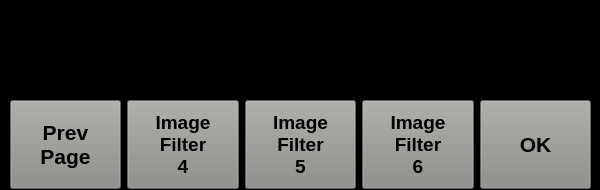
<?xml version="1.0" encoding="UTF-8"?>
<ui version="4.0">
 <class>ImgFiltWindow</class>
 <widget class="QWidget" name="ImgFiltWindow">
  <property name="geometry">
   <rect>
    <x>0</x>
    <y>0</y>
    <width>600</width>
    <height>190</height>
   </rect>
  </property>
  <property name="windowTitle">
   <string>Form</string>
  </property>
  <widget class="QStackedWidget" name="stackedWidget">
   <property name="geometry">
    <rect>
     <x>0</x>
     <y>0</y>
     <width>600</width>
     <height>190</height>
    </rect>
   </property>
   <property name="styleSheet">
    <string notr="true">background-color: rgb(0, 0, 0);</string>
   </property>
   <property name="currentIndex">
    <number>1</number>
   </property>
   <widget class="QWidget" name="main">
    <widget class="QWidget" name="horizontalLayoutWidget_2">
     <property name="geometry">
      <rect>
       <x>10</x>
       <y>100</y>
       <width>588</width>
       <height>89</height>
      </rect>
     </property>
     <layout class="QHBoxLayout" name="horizontalLayout_2">
      <property name="sizeConstraint">
       <enum>QLayout::SetDefaultConstraint</enum>
      </property>
      <item>
       <widget class="QPushButton" name="pb_cancel">
        <property name="sizePolicy">
         <sizepolicy hsizetype="Minimum" vsizetype="MinimumExpanding">
          <horstretch>0</horstretch>
          <verstretch>0</verstretch>
         </sizepolicy>
        </property>
        <property name="minimumSize">
         <size>
          <width>0</width>
          <height>0</height>
         </size>
        </property>
        <property name="font">
         <font>
          <pointsize>16</pointsize>
          <bold>true</bold>
         </font>
        </property>
        <property name="toolTip">
         <string/>
        </property>
        <property name="layoutDirection">
         <enum>Qt::LeftToRight</enum>
        </property>
        <property name="styleSheet">
         <string notr="true">color: rgb(0, 0, 0);
background-color: rgb(136, 138, 133);
text-align: center center
/*border: 1px solid rgb(193, 125, 17) */
/*border-color: rgb(193, 125, 17);
border-radius: 5px
*/</string>
        </property>
        <property name="text">
         <string>Cancel</string>
        </property>
        <property name="icon">
         <iconset resource="resources.qrc">
          <normaloff>:/resources/icons/cancel.png</normaloff>:/resources/icons/cancel.png</iconset>
        </property>
        <property name="iconSize">
         <size>
          <width>40</width>
          <height>40</height>
         </size>
        </property>
        <property name="default">
         <bool>false</bool>
        </property>
       </widget>
      </item>
      <item>
       <widget class="QPushButton" name="pb_img_filt">
        <property name="sizePolicy">
         <sizepolicy hsizetype="Minimum" vsizetype="MinimumExpanding">
          <horstretch>0</horstretch>
          <verstretch>0</verstretch>
         </sizepolicy>
        </property>
        <property name="minimumSize">
         <size>
          <width>0</width>
          <height>0</height>
         </size>
        </property>
        <property name="font">
         <font>
          <pointsize>14</pointsize>
          <bold>true</bold>
         </font>
        </property>
        <property name="toolTip">
         <string/>
        </property>
        <property name="layoutDirection">
         <enum>Qt::LeftToRight</enum>
        </property>
        <property name="styleSheet">
         <string notr="true">color: rgb(0, 0, 0);
background-color: rgb(136, 138, 133);
text-align: center center
/*border: 1px solid rgb(193, 125, 17) */
/*border-color: rgb(193, 125, 17);
border-radius: 5px
*/</string>
        </property>
        <property name="text">
         <string>Mustache</string>
        </property>
        <property name="iconSize">
         <size>
          <width>40</width>
          <height>40</height>
         </size>
        </property>
        <property name="default">
         <bool>false</bool>
        </property>
       </widget>
      </item>
      <item>
       <widget class="QPushButton" name="pb_img_filt_2">
        <property name="sizePolicy">
         <sizepolicy hsizetype="Minimum" vsizetype="MinimumExpanding">
          <horstretch>0</horstretch>
          <verstretch>0</verstretch>
         </sizepolicy>
        </property>
        <property name="minimumSize">
         <size>
          <width>0</width>
          <height>0</height>
         </size>
        </property>
        <property name="font">
         <font>
          <pointsize>14</pointsize>
          <bold>true</bold>
         </font>
        </property>
        <property name="toolTip">
         <string/>
        </property>
        <property name="layoutDirection">
         <enum>Qt::LeftToRight</enum>
        </property>
        <property name="styleSheet">
         <string notr="true">color: rgb(0, 0, 0);
background-color: rgb(136, 138, 133);
text-align: center center
/*border: 1px solid rgb(193, 125, 17) */
/*border-color: rgb(193, 125, 17);
border-radius: 5px
*/</string>
        </property>
        <property name="text">
         <string>Glasses</string>
        </property>
        <property name="iconSize">
         <size>
          <width>40</width>
          <height>40</height>
         </size>
        </property>
        <property name="default">
         <bool>false</bool>
        </property>
       </widget>
      </item>
      <item>
       <widget class="QPushButton" name="pb_img_filt_3">
        <property name="sizePolicy">
         <sizepolicy hsizetype="Minimum" vsizetype="MinimumExpanding">
          <horstretch>0</horstretch>
          <verstretch>0</verstretch>
         </sizepolicy>
        </property>
        <property name="minimumSize">
         <size>
          <width>0</width>
          <height>0</height>
         </size>
        </property>
        <property name="font">
         <font>
          <pointsize>14</pointsize>
          <bold>true</bold>
         </font>
        </property>
        <property name="toolTip">
         <string/>
        </property>
        <property name="layoutDirection">
         <enum>Qt::LeftToRight</enum>
        </property>
        <property name="styleSheet">
         <string notr="true">color: rgb(0, 0, 0);
background-color: rgb(136, 138, 133);
text-align: center center
/*border: 1px solid rgb(193, 125, 17) */
/*border-color: rgb(193, 125, 17);
border-radius: 5px
*/</string>
        </property>
        <property name="text">
         <string>Piggy</string>
        </property>
        <property name="iconSize">
         <size>
          <width>40</width>
          <height>40</height>
         </size>
        </property>
        <property name="default">
         <bool>false</bool>
        </property>
       </widget>
      </item>
      <item>
       <widget class="QPushButton" name="pb_p1_next">
        <property name="sizePolicy">
         <sizepolicy hsizetype="Minimum" vsizetype="MinimumExpanding">
          <horstretch>0</horstretch>
          <verstretch>0</verstretch>
         </sizepolicy>
        </property>
        <property name="minimumSize">
         <size>
          <width>0</width>
          <height>0</height>
         </size>
        </property>
        <property name="font">
         <font>
          <pointsize>14</pointsize>
          <bold>true</bold>
         </font>
        </property>
        <property name="toolTip">
         <string/>
        </property>
        <property name="layoutDirection">
         <enum>Qt::LeftToRight</enum>
        </property>
        <property name="styleSheet">
         <string notr="true">color: rgb(0, 0, 0);
background-color: rgb(136, 138, 133);
text-align: center center
/*border: 1px solid rgb(193, 125, 17) */
/*border-color: rgb(193, 125, 17);
border-radius: 5px
*/</string>
        </property>
        <property name="text">
         <string>Next
Page</string>
        </property>
        <property name="icon">
         <iconset resource="resources.qrc">
          <normaloff>:/resources/icons/next.png</normaloff>:/resources/icons/next.png</iconset>
        </property>
        <property name="iconSize">
         <size>
          <width>40</width>
          <height>40</height>
         </size>
        </property>
        <property name="default">
         <bool>false</bool>
        </property>
       </widget>
      </item>
     </layout>
    </widget>
    <widget class="QWidget" name="horizontalLayoutWidget_3">
     <property name="geometry">
      <rect>
       <x>10</x>
       <y>50</y>
       <width>581</width>
       <height>51</height>
      </rect>
     </property>
     <layout class="QHBoxLayout" name="horizontalLayout_3">
      <item>
       <widget class="QLabel" name="label">
        <property name="enabled">
         <bool>true</bool>
        </property>
        <property name="font">
         <font>
          <pointsize>14</pointsize>
          <bold>true</bold>
         </font>
        </property>
        <property name="text">
         <string>Choose: Hover over the option with:</string>
        </property>
       </widget>
      </item>
      <item>
       <widget class="QLabel" name="label_3">
        <property name="font">
         <font>
          <pointsize>14</pointsize>
          <bold>true</bold>
         </font>
        </property>
        <property name="autoFillBackground">
         <bool>false</bool>
        </property>
        <property name="styleSheet">
         <string notr="true">image: url(:/resources/icons/fist_inverted.png);/*
background-color: rgb(186, 189, 182);
background-repeat: no-repeat; 
*/</string>
        </property>
        <property name="text">
         <string/>
        </property>
        <property name="alignment">
         <set>Qt::AlignCenter</set>
        </property>
       </widget>
      </item>
      <item>
       <widget class="QLabel" name="label_6">
        <property name="font">
         <font>
          <pointsize>14</pointsize>
          <bold>true</bold>
         </font>
        </property>
        <property name="text">
         <string/>
        </property>
       </widget>
      </item>
     </layout>
     <zorder>label_3</zorder>
     <zorder>label_6</zorder>
     <zorder>label</zorder>
    </widget>
    <widget class="QWidget" name="horizontalLayoutWidget_4">
     <property name="geometry">
      <rect>
       <x>10</x>
       <y>0</y>
       <width>581</width>
       <height>51</height>
      </rect>
     </property>
     <layout class="QHBoxLayout" name="horizontalLayout_4"/>
    </widget>
   </widget>
   <widget class="QWidget" name="page2">
    <widget class="QWidget" name="horizontalLayoutWidget_8">
     <property name="geometry">
      <rect>
       <x>10</x>
       <y>50</y>
       <width>581</width>
       <height>51</height>
      </rect>
     </property>
     <layout class="QHBoxLayout" name="horizontalLayout_8">
      <item>
       <widget class="QLabel" name="label_10">
        <property name="font">
         <font>
          <pointsize>14</pointsize>
          <bold>true</bold>
         </font>
        </property>
        <property name="text">
         <string>Choose: Hover over the option with:</string>
        </property>
       </widget>
      </item>
      <item>
       <widget class="QLabel" name="label_11">
        <property name="font">
         <font>
          <pointsize>14</pointsize>
          <bold>true</bold>
         </font>
        </property>
        <property name="autoFillBackground">
         <bool>false</bool>
        </property>
        <property name="styleSheet">
         <string notr="true">image: url(:/resources/icons/fist_inverted.png);/*
background-color: rgb(186, 189, 182);
background-repeat: no-repeat; 
*/</string>
        </property>
        <property name="text">
         <string/>
        </property>
        <property name="alignment">
         <set>Qt::AlignCenter</set>
        </property>
       </widget>
      </item>
      <item>
       <widget class="QLabel" name="label_12">
        <property name="font">
         <font>
          <pointsize>14</pointsize>
          <bold>true</bold>
         </font>
        </property>
        <property name="text">
         <string/>
        </property>
       </widget>
      </item>
     </layout>
     <zorder>label_11</zorder>
     <zorder>label_12</zorder>
     <zorder>label_10</zorder>
    </widget>
    <widget class="QWidget" name="horizontalLayoutWidget_6">
     <property name="geometry">
      <rect>
       <x>10</x>
       <y>0</y>
       <width>581</width>
       <height>51</height>
      </rect>
     </property>
     <layout class="QHBoxLayout" name="horizontalLayout_6"/>
    </widget>
    <widget class="QWidget" name="horizontalLayoutWidget_7">
     <property name="geometry">
      <rect>
       <x>10</x>
       <y>100</y>
       <width>581</width>
       <height>89</height>
      </rect>
     </property>
     <layout class="QHBoxLayout" name="horizontalLayout_7">
      <property name="sizeConstraint">
       <enum>QLayout::SetDefaultConstraint</enum>
      </property>
      <item>
       <widget class="QPushButton" name="pb_p2_back">
        <property name="sizePolicy">
         <sizepolicy hsizetype="Minimum" vsizetype="MinimumExpanding">
          <horstretch>0</horstretch>
          <verstretch>0</verstretch>
         </sizepolicy>
        </property>
        <property name="minimumSize">
         <size>
          <width>0</width>
          <height>0</height>
         </size>
        </property>
        <property name="font">
         <font>
          <pointsize>16</pointsize>
          <bold>true</bold>
         </font>
        </property>
        <property name="toolTip">
         <string/>
        </property>
        <property name="layoutDirection">
         <enum>Qt::LeftToRight</enum>
        </property>
        <property name="styleSheet">
         <string notr="true">color: rgb(0, 0, 0);
background-color: rgb(136, 138, 133);
text-align: center center
/*border: 1px solid rgb(193, 125, 17) */
/*border-color: rgb(193, 125, 17);
border-radius: 5px
*/</string>
        </property>
        <property name="text">
         <string>Prev
Page</string>
        </property>
        <property name="icon">
         <iconset resource="resources.qrc">
          <normaloff>:/resources/icons/back.png</normaloff>:/resources/icons/back.png</iconset>
        </property>
        <property name="iconSize">
         <size>
          <width>40</width>
          <height>40</height>
         </size>
        </property>
        <property name="default">
         <bool>false</bool>
        </property>
       </widget>
      </item>
      <item>
       <widget class="QPushButton" name="pb_img_filt_4">
        <property name="sizePolicy">
         <sizepolicy hsizetype="Minimum" vsizetype="MinimumExpanding">
          <horstretch>0</horstretch>
          <verstretch>0</verstretch>
         </sizepolicy>
        </property>
        <property name="minimumSize">
         <size>
          <width>0</width>
          <height>0</height>
         </size>
        </property>
        <property name="font">
         <font>
          <pointsize>14</pointsize>
          <bold>true</bold>
         </font>
        </property>
        <property name="toolTip">
         <string/>
        </property>
        <property name="layoutDirection">
         <enum>Qt::LeftToRight</enum>
        </property>
        <property name="styleSheet">
         <string notr="true">color: rgb(0, 0, 0);
background-color: rgb(136, 138, 133);
text-align: center center
/*border: 1px solid rgb(193, 125, 17) */
/*border-color: rgb(193, 125, 17);
border-radius: 5px
*/</string>
        </property>
        <property name="text">
         <string>Image
Filter
4</string>
        </property>
        <property name="iconSize">
         <size>
          <width>40</width>
          <height>40</height>
         </size>
        </property>
        <property name="default">
         <bool>false</bool>
        </property>
       </widget>
      </item>
      <item>
       <widget class="QPushButton" name="pb_img_filt_5">
        <property name="sizePolicy">
         <sizepolicy hsizetype="Minimum" vsizetype="MinimumExpanding">
          <horstretch>0</horstretch>
          <verstretch>0</verstretch>
         </sizepolicy>
        </property>
        <property name="minimumSize">
         <size>
          <width>0</width>
          <height>0</height>
         </size>
        </property>
        <property name="font">
         <font>
          <pointsize>14</pointsize>
          <bold>true</bold>
         </font>
        </property>
        <property name="toolTip">
         <string/>
        </property>
        <property name="layoutDirection">
         <enum>Qt::LeftToRight</enum>
        </property>
        <property name="styleSheet">
         <string notr="true">color: rgb(0, 0, 0);
background-color: rgb(136, 138, 133);
text-align: center center
/*border: 1px solid rgb(193, 125, 17) */
/*border-color: rgb(193, 125, 17);
border-radius: 5px
*/</string>
        </property>
        <property name="text">
         <string>Image
Filter
5</string>
        </property>
        <property name="iconSize">
         <size>
          <width>40</width>
          <height>40</height>
         </size>
        </property>
        <property name="default">
         <bool>false</bool>
        </property>
       </widget>
      </item>
      <item>
       <widget class="QPushButton" name="pb_img_filt_6">
        <property name="sizePolicy">
         <sizepolicy hsizetype="Minimum" vsizetype="MinimumExpanding">
          <horstretch>0</horstretch>
          <verstretch>0</verstretch>
         </sizepolicy>
        </property>
        <property name="minimumSize">
         <size>
          <width>0</width>
          <height>0</height>
         </size>
        </property>
        <property name="font">
         <font>
          <pointsize>14</pointsize>
          <bold>true</bold>
         </font>
        </property>
        <property name="toolTip">
         <string/>
        </property>
        <property name="layoutDirection">
         <enum>Qt::LeftToRight</enum>
        </property>
        <property name="styleSheet">
         <string notr="true">color: rgb(0, 0, 0);
background-color: rgb(136, 138, 133);
text-align: center center
/*border: 1px solid rgb(193, 125, 17) */
/*border-color: rgb(193, 125, 17);
border-radius: 5px
*/</string>
        </property>
        <property name="text">
         <string>Image
Filter
6</string>
        </property>
        <property name="iconSize">
         <size>
          <width>40</width>
          <height>40</height>
         </size>
        </property>
        <property name="default">
         <bool>false</bool>
        </property>
       </widget>
      </item>
      <item>
       <widget class="QPushButton" name="pb_img_filt_ok">
        <property name="sizePolicy">
         <sizepolicy hsizetype="Minimum" vsizetype="MinimumExpanding">
          <horstretch>0</horstretch>
          <verstretch>0</verstretch>
         </sizepolicy>
        </property>
        <property name="minimumSize">
         <size>
          <width>0</width>
          <height>0</height>
         </size>
        </property>
        <property name="font">
         <font>
          <pointsize>16</pointsize>
          <bold>true</bold>
         </font>
        </property>
        <property name="toolTip">
         <string/>
        </property>
        <property name="layoutDirection">
         <enum>Qt::LeftToRight</enum>
        </property>
        <property name="styleSheet">
         <string notr="true">color: rgb(0, 0, 0);
background-color: rgb(136, 138, 133);
text-align: center center
/*border: 1px solid rgb(193, 125, 17) */
/*border-color: rgb(193, 125, 17);
border-radius: 5px
*/</string>
        </property>
        <property name="text">
         <string>OK</string>
        </property>
        <property name="icon">
         <iconset resource="resources.qrc">
          <normaloff>:/resources/icons/ok.png</normaloff>:/resources/icons/ok.png</iconset>
        </property>
        <property name="iconSize">
         <size>
          <width>40</width>
          <height>40</height>
         </size>
        </property>
        <property name="default">
         <bool>false</bool>
        </property>
       </widget>
      </item>
     </layout>
    </widget>
   </widget>
  </widget>
 </widget>
 <resources>
  <include location="resources.qrc"/>
 </resources>
 <connections/>
</ui>
